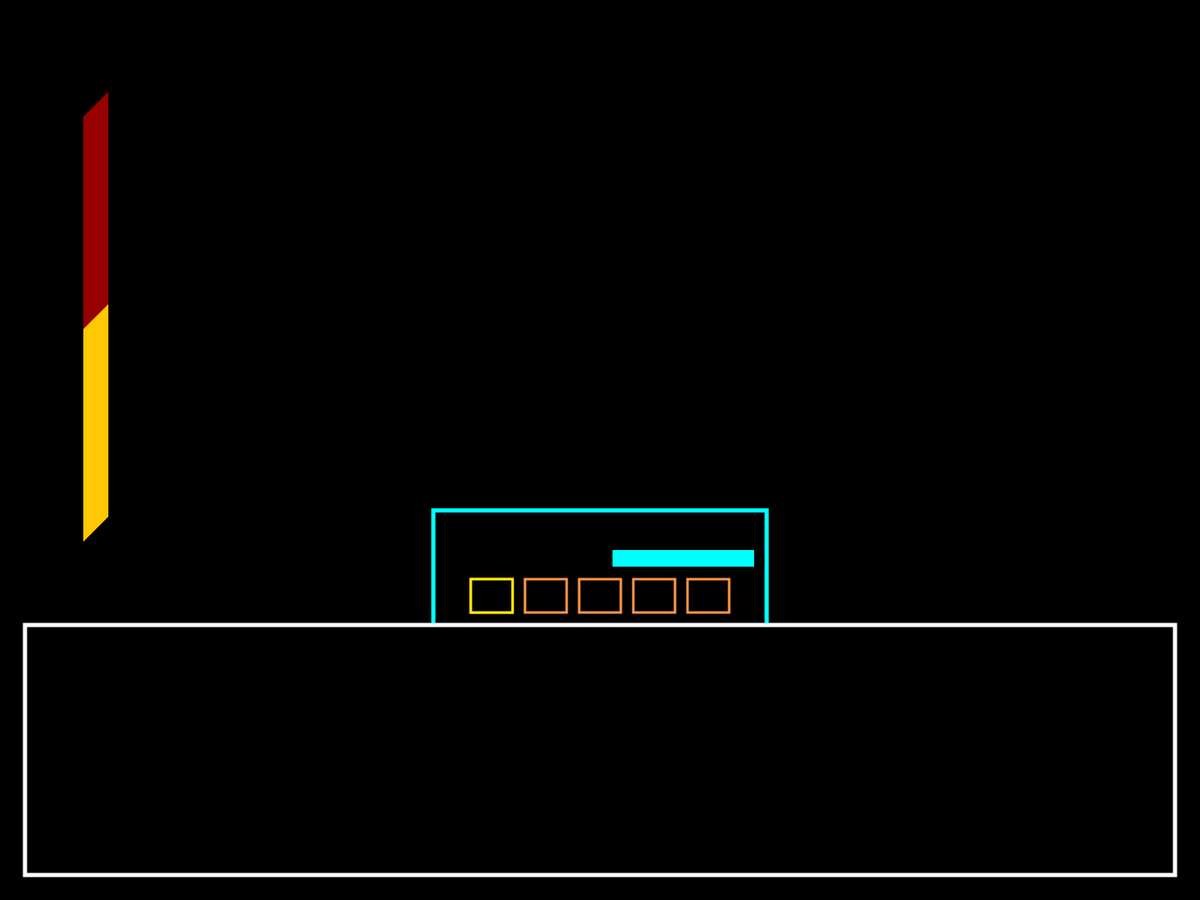
Frame 1 (no input)
Frame 60 (no input): identical to frame 1, image omitted
Frame 120 (the mouse pressed at the canvas centre since frame 60): identical to frame 1, image omitted

The p5.js sketch that drew this single still picture (run headless with seeded random() and noise() and a simulated clock; from frame 60 on, the mouse is pressed at the canvas centre):

// p5.js sketch
// ── sketch.js

/*

PLANNING CODE

  constant animation
    player
    enemy
  constant UI
    player HP
    TP Bar
  enemy attacks
  mercy and death checks

  switch case to the turnPart

*/


//global variables
let TP = 50;
let PercentTP;
let playerHP = 160;
let playerPercentHP;

let playerX = 720;
let playerY = 375;

let turnPart = 0;
let duration = 0;

let playerPosition;
let playerBorder;

let playerChoice = 0;
let shiftChoice = false;

let buttonChoice = false;
let actionChoice = false;
let buttonLock = false;


function preload () {

}


function setup () {
  //centering canvas to web window
  let gameWorld = createCanvas(1440, 1080);
  gameWorld.position((windowWidth-width)/2, 0);

  //additional setup
  rectMode(CENTER);
  frameRate(30);
}


function draw () {
  constantUI();

  //turn choice
  if (turnPart == 0) {
    PlayerTurn();
  }
  if (turnPart == 1) {
    EnemyTurn();
  }
}










function constantUI () {
  //background
  background(0);            //NOTE: ADD BACKGROUND ASSET


  //TP Meter
  PercentTP = 650 - (510 * (TP / 100));

  noStroke();
  fill(150, 0, 0);
  quad(100, 140, 130, 110, 130, 620, 100, 650);

  fill(255, 200, 0);
  quad(100, PercentTP, 130, (PercentTP - 30), 130, 620, 100, 650);


  //player stats
  if (turnPart == 0) {
    playerBorder = [0, 255, 255];
    playerPosition = 700;
  }
  if (turnPart == 1) {
    playerBorder = 50;
    playerPosition = 750;
  }
  fill(0);
  stroke(playerBorder);
  strokeWeight(5);
  rect(width/2, playerPosition, 400, 175);


  //player health bar
  noStroke();
  fill(150, 0, 0);
  rect((width/2) + 100, playerPosition - 30, 170, 20);

  playerPercentHP = playerHP / 160;
  fill(0, 255, 255);
  rect((width/2 + 100) - (85 - (playerPercentHP * 85)), playerPosition - 30, (playerPercentHP * 170), 20);


  //text box
  fill(0);
  stroke(255);
  strokeWeight(5);
  rect(width/2, 900, 1380, 300);
}






function PlayerTurn () {
  //arrows to switch selected button
  //enter to open button

  let buttonX = [-130, -65, 0, 65, 130];

  //base buttons 
  stroke(255, 150, 70);
  strokeWeight(3);
  rect(width/2 - 130, 715, 50, 40);
  rect(width/2 - 65, 715, 50, 40);
  rect(width/2, 715, 50, 40);
  rect(width/2 + 65, 715, 50, 40);
  rect(width/2 + 130, 715, 50, 40);

  //check if arrows are pressed
  if (shiftChoice == true) {
    shiftChoice = false;

    if (keyCode === 37) {
      playerChoice--
    } else if (keyCode === 39) {
      playerChoice++
    }

    //loops if presses left on the far left key, and right on the far right key
    if (playerChoice < 0) {
      playerChoice = 4;
    } else if (playerChoice > 4) {
      playerChoice = 0;
    }
  }
  
  //active button
  stroke(255, 240, 0);
  rect(width/2 + buttonX[playerChoice], 715, 50, 40);

  //if enter is clicked, checks the index to run correct button
  if (buttonChoice == true) {
    actionChoice = false;

    if (playerChoice == 0) {
      attack();
    } else if (playerChoice == 1) {
      act();
    } else if (playerChoice == 2) {
      item();
    } else if (playerChoice == 3) {
      spare();
    } else if (playerChoice == 4) {
      defend();
    }
  }
}

function keyPressed () {
  if (keyCode === 37 || keyCode === 39) {
    if (buttonLock == false) {
      shiftChoice = true;
    }
  } else if (keyCode === 13) {
    buttonChoice = true;
    actionChoice = true;
    buttonLock = true;
  } else if (keyCode === 8) {
    buttonLock = false;
    buttonChoice = false;
  }
}

function attack () {
  //check timer when enter is clicked, compare to parameters for dmg
  // check enemy HP after attack, if at 0 end fight
}

function act () {
  //check if enough TP, 2 actions to do
}

function item () {
  //use a 2D array to have each item, description and healing factor
  // remove item when used from array, and do the thingy it does
}

function spare () {
  // if spare == 100, end the fight
  // else the spare fails
}

function defend () {
  // tp = tp + 16
}



function EnemyTurn () {
  //creates attack box
  fill(0);
  stroke(0, 255, 0);
  strokeWeight(5);
  square(width/2, 375, 400);

  //detect arrow keys for player movement
  if (keyIsDown(UP_ARROW) === true) {
    playerY = playerY - 7;
  } 
  if (keyIsDown(LEFT_ARROW) === true) {
    playerX = playerX - 7;
  }  
  if (keyIsDown(DOWN_ARROW) === true) {
    playerY = playerY + 7;
  } 
  if (keyIsDown(RIGHT_ARROW) === true) {
    playerX = playerX + 7;
  }

  //checks player's coords to keep them in the box
  if (playerX > 905) {
    playerX = 905;
  } 
  if (playerX < 535) {
    playerX = 535;
  }

  if (playerY > 560) {
    playerY = 560;
  } 
  if (playerY < 190) {
    playerY = 190;
  }

  //creates soul at new position
  fill(255, 0, 0);
  noStroke();
  circle(playerX, playerY, 30);               //NOTE: REPLACE WITH ASSET

  //enemy attack
  //check if player is hit/graze

  //duration of attack
  duration = duration + 1;

  if (duration/30 == 10) {
    turnPart = 0;
    duration = 0;

    playerX = 720;
    playerY = 375;
  }
}


function CollisionCheck () {
  //damage if too close
  //addTP if within parameters
}

function PlayerHP () {
  
}

function EnemyHP () {
  
}
